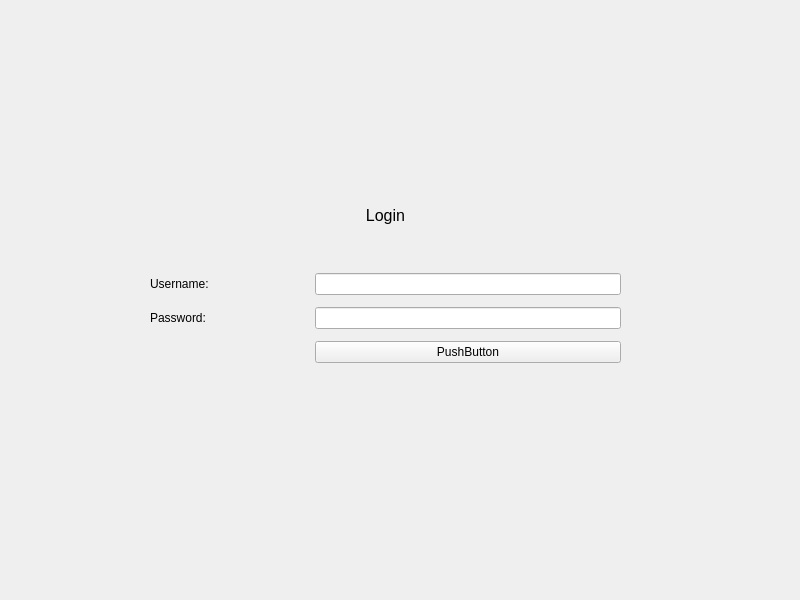
<?xml version="1.0" encoding="UTF-8"?>
<ui version="4.0">
 <class>MainWindow</class>
 <widget class="QMainWindow" name="MainWindow">
  <property name="geometry">
   <rect>
    <x>0</x>
    <y>0</y>
    <width>800</width>
    <height>600</height>
   </rect>
  </property>
  <property name="sizePolicy">
   <sizepolicy hsizetype="Fixed" vsizetype="Preferred">
    <horstretch>0</horstretch>
    <verstretch>0</verstretch>
   </sizepolicy>
  </property>
  <property name="windowTitle">
   <string>MainWindow</string>
  </property>
  <widget class="QWidget" name="centralwidget">
   <widget class="QStackedWidget" name="MainStack">
    <property name="geometry">
     <rect>
      <x>0</x>
      <y>0</y>
      <width>801</width>
      <height>601</height>
     </rect>
    </property>
    <property name="currentIndex">
     <number>0</number>
    </property>
    <widget class="QWidget" name="pageLogin">
     <widget class="QWidget" name="gridLayoutWidget">
      <property name="geometry">
       <rect>
        <x>150</x>
        <y>170</y>
        <width>471</width>
        <height>251</height>
       </rect>
      </property>
      <layout class="QGridLayout" name="gridLayout" rowstretch="2,1,1,1,1" columnstretch="1,2">
       <property name="spacing">
        <number>12</number>
       </property>
       <item row="2" column="1">
        <widget class="QLineEdit" name="pageLogin_inputPassword">
         <property name="sizePolicy">
          <sizepolicy hsizetype="Expanding" vsizetype="Fixed">
           <horstretch>0</horstretch>
           <verstretch>0</verstretch>
          </sizepolicy>
         </property>
        </widget>
       </item>
       <item row="1" column="1">
        <widget class="QLineEdit" name="pageLogin_inputName">
         <property name="sizePolicy">
          <sizepolicy hsizetype="Expanding" vsizetype="Fixed">
           <horstretch>2</horstretch>
           <verstretch>0</verstretch>
          </sizepolicy>
         </property>
        </widget>
       </item>
       <item row="2" column="0">
        <widget class="QLabel" name="pageLogin_text2">
         <property name="text">
          <string>Password:</string>
         </property>
        </widget>
       </item>
       <item row="3" column="1">
        <widget class="QPushButton" name="pageLogin_buttonLogin">
         <property name="text">
          <string>PushButton</string>
         </property>
        </widget>
       </item>
       <item row="1" column="0">
        <widget class="QLabel" name="pageLogin_text1">
         <property name="text">
          <string>Username:</string>
         </property>
        </widget>
       </item>
       <item row="4" column="0" colspan="2">
        <widget class="QLabel" name="pageLogin_responseLogin">
         <property name="text">
          <string/>
         </property>
        </widget>
       </item>
       <item row="0" column="0" colspan="2">
        <widget class="QLabel" name="pageLogin_textTitle">
         <property name="sizePolicy">
          <sizepolicy hsizetype="Preferred" vsizetype="Preferred">
           <horstretch>0</horstretch>
           <verstretch>0</verstretch>
          </sizepolicy>
         </property>
         <property name="font">
          <font>
           <pointsize>12</pointsize>
          </font>
         </property>
         <property name="text">
          <string>Login</string>
         </property>
         <property name="alignment">
          <set>Qt::AlignCenter</set>
         </property>
        </widget>
       </item>
      </layout>
     </widget>
    </widget>
    <widget class="QWidget" name="pageAdmin">
     <widget class="QLabel" name="pageAdmin_textLogin">
      <property name="geometry">
       <rect>
        <x>240</x>
        <y>250</y>
        <width>221</width>
        <height>61</height>
       </rect>
      </property>
      <property name="text">
       <string>TextLabel</string>
      </property>
      <property name="alignment">
       <set>Qt::AlignCenter</set>
      </property>
     </widget>
     <widget class="QPushButton" name="pageAdmin_buttonLogout">
      <property name="geometry">
       <rect>
        <x>530</x>
        <y>450</y>
        <width>75</width>
        <height>23</height>
       </rect>
      </property>
      <property name="text">
       <string>PushButton</string>
      </property>
     </widget>
     <widget class="QLabel" name="label_4">
      <property name="geometry">
       <rect>
        <x>290</x>
        <y>70</y>
        <width>171</width>
        <height>61</height>
       </rect>
      </property>
      <property name="text">
       <string>Admin Page</string>
      </property>
     </widget>
    </widget>
    <widget class="QWidget" name="pageChair">
     <widget class="QLabel" name="pageChair_textLogin">
      <property name="geometry">
       <rect>
        <x>290</x>
        <y>290</y>
        <width>221</width>
        <height>61</height>
       </rect>
      </property>
      <property name="text">
       <string>TextLabel</string>
      </property>
      <property name="alignment">
       <set>Qt::AlignCenter</set>
      </property>
     </widget>
     <widget class="QPushButton" name="pageChair_buttonLogout">
      <property name="geometry">
       <rect>
        <x>600</x>
        <y>480</y>
        <width>75</width>
        <height>23</height>
       </rect>
      </property>
      <property name="text">
       <string>PushButton</string>
      </property>
     </widget>
     <widget class="QLabel" name="label_3">
      <property name="geometry">
       <rect>
        <x>310</x>
        <y>90</y>
        <width>171</width>
        <height>61</height>
       </rect>
      </property>
      <property name="text">
       <string>Chair Page</string>
      </property>
     </widget>
    </widget>
    <widget class="QWidget" name="pageAuthor">
     <widget class="QLabel" name="pageAuthor_textLogin">
      <property name="geometry">
       <rect>
        <x>280</x>
        <y>280</y>
        <width>221</width>
        <height>61</height>
       </rect>
      </property>
      <property name="text">
       <string>TextLabel</string>
      </property>
      <property name="alignment">
       <set>Qt::AlignCenter</set>
      </property>
     </widget>
     <widget class="QPushButton" name="pageAuthor_buttonLogout">
      <property name="geometry">
       <rect>
        <x>630</x>
        <y>450</y>
        <width>75</width>
        <height>23</height>
       </rect>
      </property>
      <property name="text">
       <string>PushButton</string>
      </property>
     </widget>
     <widget class="QLabel" name="label_2">
      <property name="geometry">
       <rect>
        <x>330</x>
        <y>90</y>
        <width>151</width>
        <height>61</height>
       </rect>
      </property>
      <property name="text">
       <string>Author Page</string>
      </property>
     </widget>
    </widget>
    <widget class="QWidget" name="pageReviewer">
     <widget class="QLabel" name="pageReviewer_textLogin">
      <property name="geometry">
       <rect>
        <x>320</x>
        <y>280</y>
        <width>221</width>
        <height>61</height>
       </rect>
      </property>
      <property name="text">
       <string>TextLabel</string>
      </property>
      <property name="alignment">
       <set>Qt::AlignCenter</set>
      </property>
     </widget>
     <widget class="QPushButton" name="pageReviewer_buttonLogout">
      <property name="geometry">
       <rect>
        <x>620</x>
        <y>500</y>
        <width>75</width>
        <height>23</height>
       </rect>
      </property>
      <property name="text">
       <string>PushButton</string>
      </property>
     </widget>
     <widget class="QLabel" name="label">
      <property name="geometry">
       <rect>
        <x>296</x>
        <y>110</y>
        <width>171</width>
        <height>71</height>
       </rect>
      </property>
      <property name="text">
       <string>Reviewer Page</string>
      </property>
     </widget>
    </widget>
   </widget>
  </widget>
 </widget>
 <resources/>
 <connections/>
</ui>
